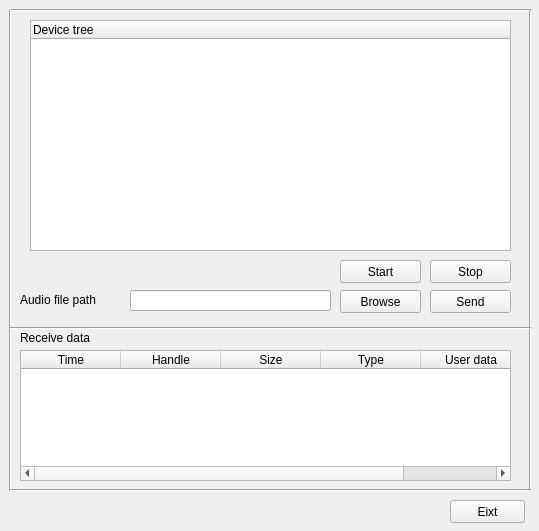
<?xml version="1.0" encoding="UTF-8"?>
<ui version="4.0">
 <class>AudioTransferClass</class>
 <widget class="QWidget" name="AudioTransferClass">
  <property name="geometry">
   <rect>
    <x>0</x>
    <y>0</y>
    <width>539</width>
    <height>531</height>
   </rect>
  </property>
  <property name="windowTitle">
   <string>AudioTransfer</string>
  </property>
  <widget class="Line" name="line_3">
   <property name="geometry">
    <rect>
     <x>0</x>
     <y>10</y>
     <width>20</width>
     <height>481</height>
    </rect>
   </property>
   <property name="orientation">
    <enum>Qt::Vertical</enum>
   </property>
  </widget>
  <widget class="Line" name="line_4">
   <property name="geometry">
    <rect>
     <x>520</x>
     <y>10</y>
     <width>20</width>
     <height>481</height>
    </rect>
   </property>
   <property name="orientation">
    <enum>Qt::Vertical</enum>
   </property>
  </widget>
  <widget class="Line" name="line_2">
   <property name="geometry">
    <rect>
     <x>10</x>
     <y>0</y>
     <width>521</width>
     <height>20</height>
    </rect>
   </property>
   <property name="orientation">
    <enum>Qt::Horizontal</enum>
   </property>
  </widget>
  <widget class="Line" name="line">
   <property name="geometry">
    <rect>
     <x>10</x>
     <y>480</y>
     <width>521</width>
     <height>20</height>
    </rect>
   </property>
   <property name="orientation">
    <enum>Qt::Horizontal</enum>
   </property>
  </widget>
  <widget class="QPushButton" name="pushButton_exit">
   <property name="geometry">
    <rect>
     <x>450</x>
     <y>500</y>
     <width>75</width>
     <height>23</height>
    </rect>
   </property>
   <property name="text">
    <string>Eixt</string>
   </property>
  </widget>
  <widget class="QTreeWidget" name="treeWidget">
   <property name="geometry">
    <rect>
     <x>30</x>
     <y>20</y>
     <width>481</width>
     <height>231</height>
    </rect>
   </property>
   <column>
    <property name="text">
     <string>Device tree</string>
    </property>
   </column>
  </widget>
  <widget class="QPushButton" name="pushButton_browse">
   <property name="geometry">
    <rect>
     <x>340</x>
     <y>290</y>
     <width>81</width>
     <height>23</height>
    </rect>
   </property>
   <property name="text">
    <string>Browse</string>
   </property>
  </widget>
  <widget class="QPushButton" name="pushButton_talkmrsend">
   <property name="geometry">
    <rect>
     <x>430</x>
     <y>290</y>
     <width>81</width>
     <height>23</height>
    </rect>
   </property>
   <property name="text">
    <string>Send</string>
   </property>
  </widget>
  <widget class="QLineEdit" name="lineEdit_sendfilepath">
   <property name="geometry">
    <rect>
     <x>130</x>
     <y>290</y>
     <width>201</width>
     <height>21</height>
    </rect>
   </property>
  </widget>
  <widget class="QLabel" name="label">
   <property name="geometry">
    <rect>
     <x>20</x>
     <y>290</y>
     <width>111</width>
     <height>20</height>
    </rect>
   </property>
   <property name="text">
    <string>Audio file path</string>
   </property>
  </widget>
  <widget class="QPushButton" name="pushButton_startmr">
   <property name="geometry">
    <rect>
     <x>340</x>
     <y>260</y>
     <width>81</width>
     <height>23</height>
    </rect>
   </property>
   <property name="text">
    <string>Start</string>
   </property>
  </widget>
  <widget class="QPushButton" name="pushButton_stopmr">
   <property name="geometry">
    <rect>
     <x>430</x>
     <y>260</y>
     <width>81</width>
     <height>23</height>
    </rect>
   </property>
   <property name="text">
    <string>Stop</string>
   </property>
  </widget>
  <widget class="QTableWidget" name="tableWidget">
   <property name="geometry">
    <rect>
     <x>20</x>
     <y>350</y>
     <width>491</width>
     <height>131</height>
    </rect>
   </property>
   <column>
    <property name="text">
     <string>Time</string>
    </property>
   </column>
   <column>
    <property name="text">
     <string>Handle</string>
    </property>
   </column>
   <column>
    <property name="text">
     <string>Size</string>
    </property>
   </column>
   <column>
    <property name="text">
     <string>Type</string>
    </property>
   </column>
   <column>
    <property name="text">
     <string>User data</string>
    </property>
   </column>
  </widget>
  <widget class="QLabel" name="label_2">
   <property name="geometry">
    <rect>
     <x>20</x>
     <y>330</y>
     <width>91</width>
     <height>16</height>
    </rect>
   </property>
   <property name="text">
    <string>Receive data</string>
   </property>
  </widget>
  <widget class="Line" name="line_5">
   <property name="geometry">
    <rect>
     <x>10</x>
     <y>320</y>
     <width>521</width>
     <height>16</height>
    </rect>
   </property>
   <property name="orientation">
    <enum>Qt::Horizontal</enum>
   </property>
  </widget>
 </widget>
 <layoutdefault spacing="6" margin="11"/>
 <resources/>
 <connections/>
</ui>
